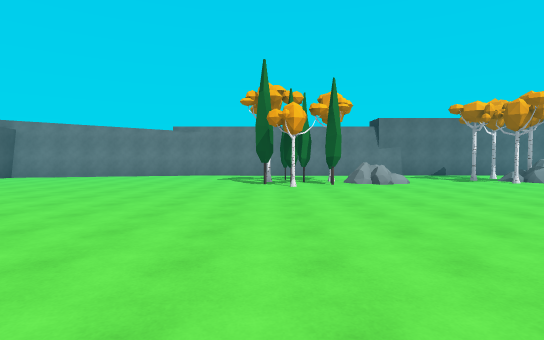
view 1 (above)

18 first-person views from a walk through a scene from a Unity 3-D project. The camera is 1.5 m above the floor, tilts 2° down and sees 80° across. The floor is counted in squares, 2 m on a side. Each view is taken from the middle of a square. On the plan, view 1 faces up. The plan holds only what a view shows up to about 11 squares ahead; the rest is blank.

view 2
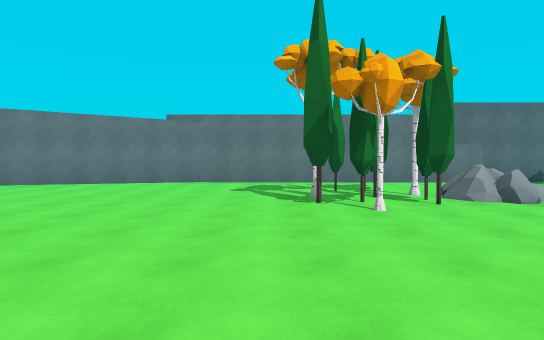

view 3
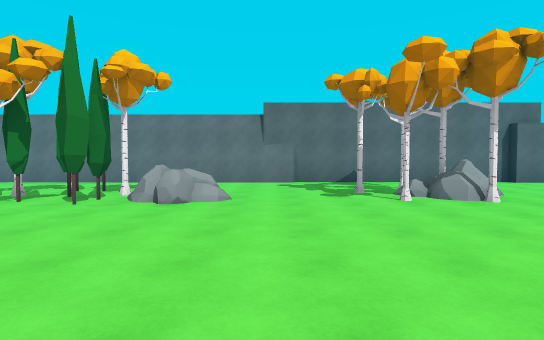

view 4
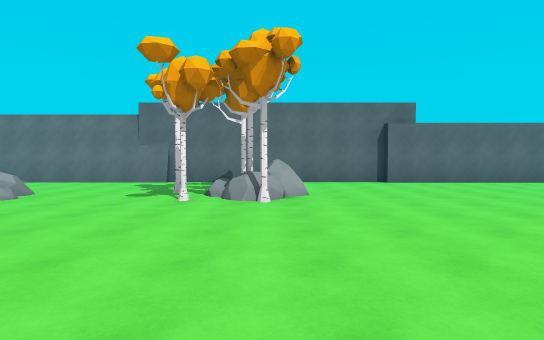

view 5
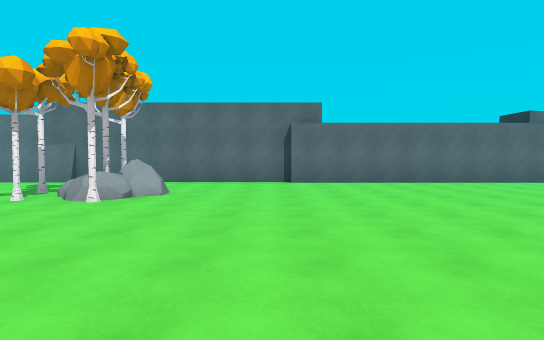

view 6
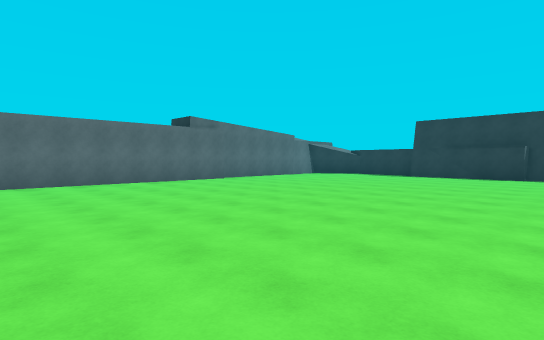

view 7
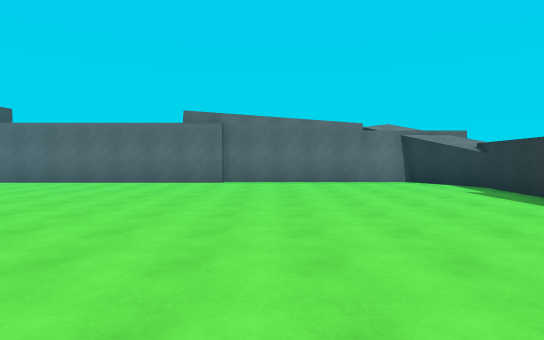

view 8
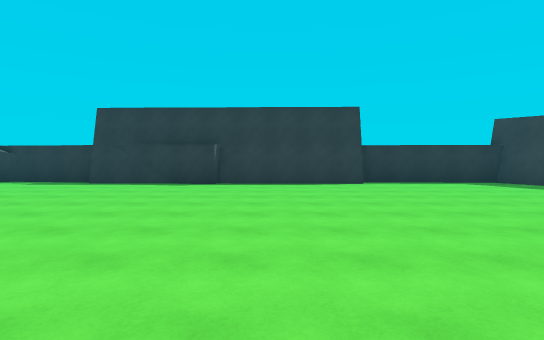

view 9
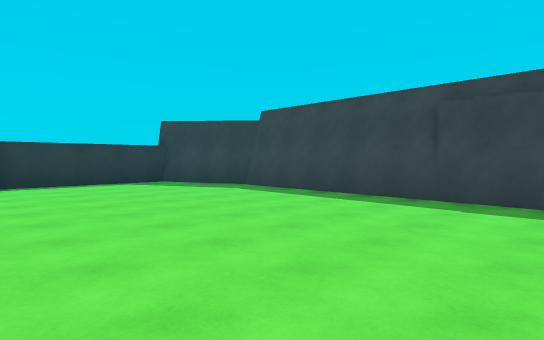

view 10
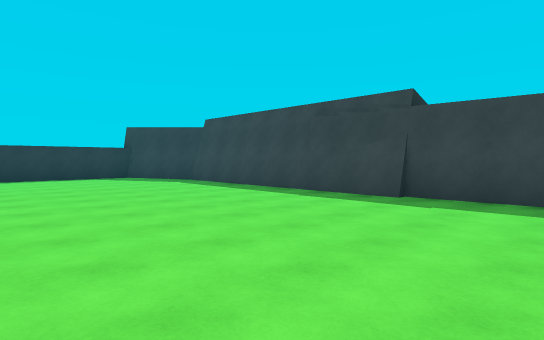

view 11
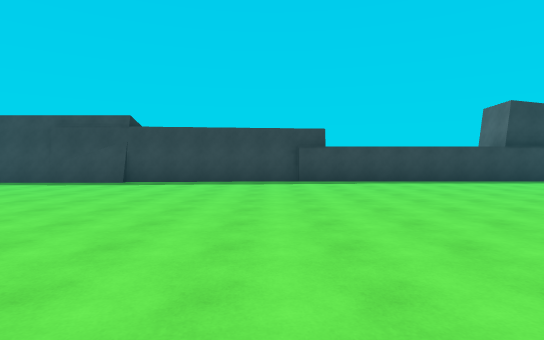

view 12
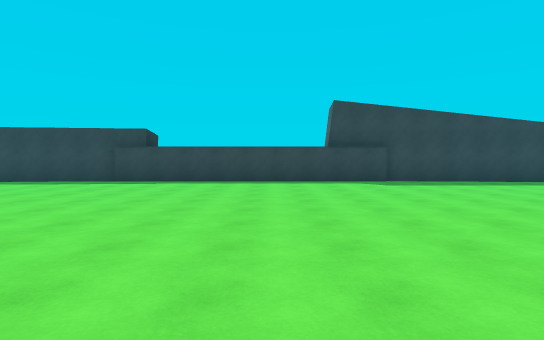

view 13
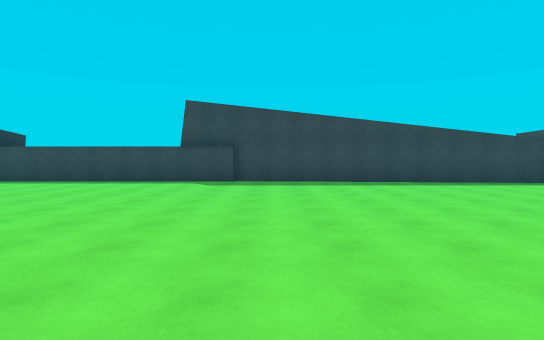

view 14
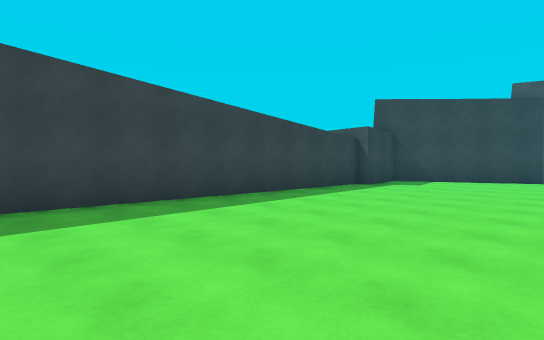

view 15
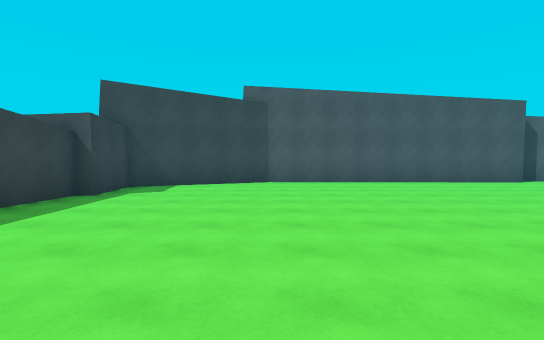

view 16
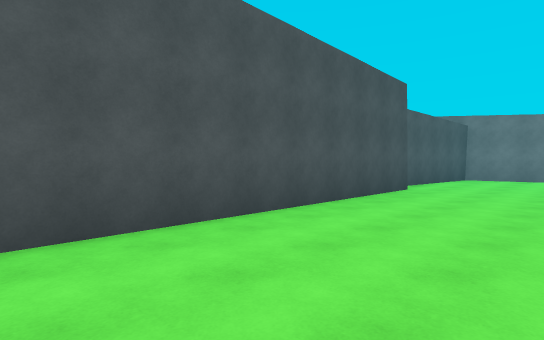

view 17
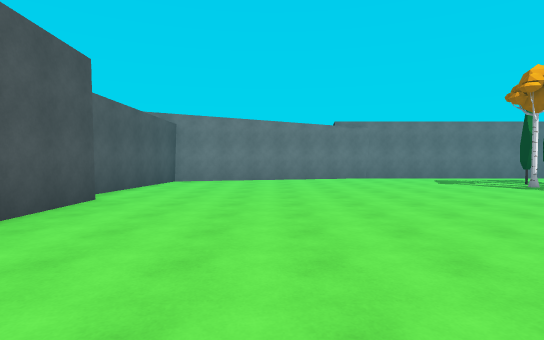

view 18
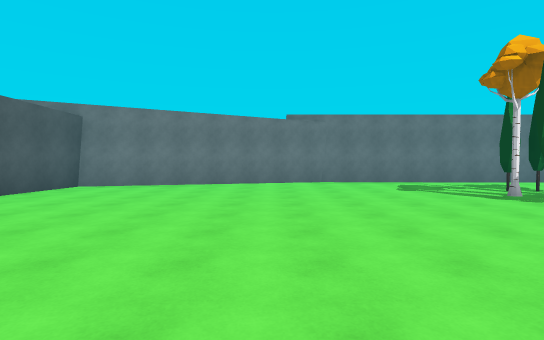

### Floor plan
Points are (right, up) in squares from view 1. A wall is a line through its corners. A room is listed if a view was taken in it or the views show most of it. See-through windows are left out.
Room 1 (views 1, 2, 3, 4, 5, 6, 7, 8, 9, 10, 11, 12, 13, 14, 15, 16, 17, 18)
walls: (3.2, -4.6) (17.8, -4.6); (2.5, 14.4) (-3.4, 14.4); (18.8, -4.3) (20.1, -4.3); (19.5, -4.6) (20.1, -4.6); (21.5, 14.1) (12.6, 14.1) (12.6, 14.4) (5.5, 14.4); (-3.3, 14.5) (-10.2, 12.8) (-10.8, 8.3); (25.3, -4.3) (28, -3.1) (28.2, 1.2); (27.8, 7.2) (27.9, 9.5); (27.8, 1.2) (27.8, 5.6) (27.5, 5.7) (27.9, 8.4); (-10.3, 8) (-10.4, -0.1) (-8.6, -3.8) (-6.6, -3.6) (-6.6, -4) (3.2, -4.8); (28.1, 9.6) (28.5, 12.3) (27.3, 14.4) (21.4, 14.4)
objects: tree (0, 9) to (2, 11); rock (3, 10) to (4, 11); rock (8, 10) to (9, 11); tree (8, 12)

Where each view was taken, in squares from view 1:
view 1: 0 up, 0 right, facing up
view 2: 4 up, 1 left, facing up
view 3: 4 up, 5 right, facing up
view 4: 4 up, 9 right, facing up
view 5: 4 up, 12 right, facing up
view 6: 4 up, 14 right, facing up-right
view 7: 4 up, 23 right, facing up
view 8: 4 up, 18 right, facing right
view 9: 2 up, 18 right, facing down-right
view 10: 2 up, 15 right, facing down-right
view 11: 6 up, 13 right, facing down
view 12: 6 up, 7 right, facing down
view 13: 6 up, 2 right, facing down
view 14: 1 up, 2 right, facing down-left
view 15: 0 up, 0 right, facing left
view 16: 0 up, 7 left, facing up-left
view 17: 2 up, 7 left, facing up
view 18: 4 up, 5 left, facing up
